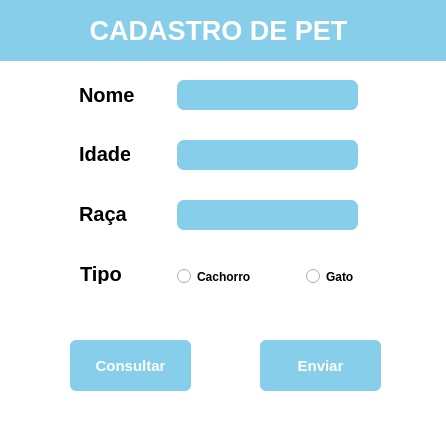
<?xml version="1.0" encoding="UTF-8"?>
<ui version="4.0">
 <class>MainWindow</class>
 <widget class="QMainWindow" name="MainWindow">
  <property name="geometry">
   <rect>
    <x>0</x>
    <y>0</y>
    <width>446</width>
    <height>443</height>
   </rect>
  </property>
  <property name="windowTitle">
   <string>Cadastro de Pets</string>
  </property>
  <property name="styleSheet">
   <string notr="true">background-color: white;
color: black;
font-weight: bold;</string>
  </property>
  <widget class="QWidget" name="centralwidget">
   <widget class="QLabel" name="label">
    <property name="geometry">
     <rect>
      <x>-12</x>
      <y>0</y>
      <width>461</width>
      <height>61</height>
     </rect>
    </property>
    <property name="font">
     <font>
      <family>Arial</family>
      <pointsize>20</pointsize>
      <weight>75</weight>
      <italic>false</italic>
      <bold>true</bold>
     </font>
    </property>
    <property name="styleSheet">
     <string notr="true">background-color: skyblue;
color: white;</string>
    </property>
    <property name="text">
     <string>CADASTRO DE PET</string>
    </property>
    <property name="alignment">
     <set>Qt::AlignCenter</set>
    </property>
   </widget>
   <widget class="QLabel" name="label_2">
    <property name="geometry">
     <rect>
      <x>79</x>
      <y>84</y>
      <width>61</width>
      <height>21</height>
     </rect>
    </property>
    <property name="font">
     <font>
      <family>Arial</family>
      <pointsize>15</pointsize>
      <weight>75</weight>
      <bold>true</bold>
     </font>
    </property>
    <property name="text">
     <string>Nome</string>
    </property>
   </widget>
   <widget class="QLabel" name="label_3">
    <property name="geometry">
     <rect>
      <x>79</x>
      <y>144</y>
      <width>51</width>
      <height>20</height>
     </rect>
    </property>
    <property name="font">
     <font>
      <family>Arial</family>
      <pointsize>15</pointsize>
      <weight>75</weight>
      <bold>true</bold>
     </font>
    </property>
    <property name="text">
     <string>Idade</string>
    </property>
   </widget>
   <widget class="QLabel" name="label_4">
    <property name="geometry">
     <rect>
      <x>79</x>
      <y>198</y>
      <width>51</width>
      <height>31</height>
     </rect>
    </property>
    <property name="font">
     <font>
      <family>Arial</family>
      <pointsize>15</pointsize>
      <weight>75</weight>
      <bold>true</bold>
     </font>
    </property>
    <property name="text">
     <string>Raça</string>
    </property>
   </widget>
   <widget class="QLabel" name="label_5">
    <property name="geometry">
     <rect>
      <x>80</x>
      <y>263</y>
      <width>41</width>
      <height>21</height>
     </rect>
    </property>
    <property name="font">
     <font>
      <family>Arial</family>
      <pointsize>15</pointsize>
      <weight>75</weight>
      <bold>true</bold>
     </font>
    </property>
    <property name="text">
     <string>Tipo</string>
    </property>
   </widget>
   <widget class="QLineEdit" name="lineEdit">
    <property name="geometry">
     <rect>
      <x>177</x>
      <y>80</y>
      <width>181</width>
      <height>30</height>
     </rect>
    </property>
    <property name="cursor">
     <cursorShape>SizeHorCursor</cursorShape>
    </property>
    <property name="styleSheet">
     <string notr="true">background-color: rgb(255, 255, 255);
border-radius: 7%;
font-size: 13px;
background-color: skyblue;
color: white;
outline: none;

</string>
    </property>
    <property name="inputMethodHints">
     <set>Qt::ImhNone</set>
    </property>
    <property name="text">
     <string/>
    </property>
   </widget>
   <widget class="QPushButton" name="pushButton">
    <property name="geometry">
     <rect>
      <x>260</x>
      <y>340</y>
      <width>121</width>
      <height>51</height>
     </rect>
    </property>
    <property name="cursor">
     <cursorShape>PointingHandCursor</cursorShape>
    </property>
    <property name="styleSheet">
     <string notr="true">border-radius: 6px;
border: none;
color: white;
background-color: skyblue;
font-weight: bold;
font-size: 15px;</string>
    </property>
    <property name="text">
     <string>Enviar</string>
    </property>
   </widget>
   <widget class="QLineEdit" name="lineEdit_2">
    <property name="geometry">
     <rect>
      <x>177</x>
      <y>140</y>
      <width>181</width>
      <height>30</height>
     </rect>
    </property>
    <property name="styleSheet">
     <string notr="true">background-color: rgb(255, 255, 255);
border-radius: 7%;
font-size: 13px;
background-color: skyblue;
color: white;
outline: none;

</string>
    </property>
    <property name="inputMethodHints">
     <set>Qt::ImhNone</set>
    </property>
    <property name="text">
     <string/>
    </property>
   </widget>
   <widget class="QLineEdit" name="lineEdit_3">
    <property name="geometry">
     <rect>
      <x>177</x>
      <y>200</y>
      <width>181</width>
      <height>30</height>
     </rect>
    </property>
    <property name="styleSheet">
     <string notr="true">background-color: rgb(255, 255, 255);
border-radius: 7%;
font-size: 13px;
background-color: skyblue;
color: white;
outline: none;

</string>
    </property>
    <property name="text">
     <string/>
    </property>
   </widget>
   <widget class="QRadioButton" name="radioButton">
    <property name="geometry">
     <rect>
      <x>177</x>
      <y>268</y>
      <width>82</width>
      <height>17</height>
     </rect>
    </property>
    <property name="text">
     <string>Cachorro</string>
    </property>
   </widget>
   <widget class="QRadioButton" name="radioButton_2">
    <property name="geometry">
     <rect>
      <x>306</x>
      <y>268</y>
      <width>51</width>
      <height>17</height>
     </rect>
    </property>
    <property name="text">
     <string>Gato</string>
    </property>
    <property name="iconSize">
     <size>
      <width>16</width>
      <height>16</height>
     </size>
    </property>
   </widget>
   <widget class="QPushButton" name="pushButton_2">
    <property name="geometry">
     <rect>
      <x>70</x>
      <y>340</y>
      <width>121</width>
      <height>51</height>
     </rect>
    </property>
    <property name="cursor">
     <cursorShape>PointingHandCursor</cursorShape>
    </property>
    <property name="styleSheet">
     <string notr="true">border-radius: 6px;
border: none;
color: white;
background-color: skyblue;
font-weight: bold;
font-size: 15px;</string>
    </property>
    <property name="text">
     <string>Consultar</string>
    </property>
   </widget>
  </widget>
  <widget class="QMenuBar" name="menubar">
   <property name="geometry">
    <rect>
     <x>0</x>
     <y>0</y>
     <width>446</width>
     <height>21</height>
    </rect>
   </property>
  </widget>
  <widget class="QStatusBar" name="statusbar"/>
 </widget>
 <resources/>
 <connections/>
</ui>
